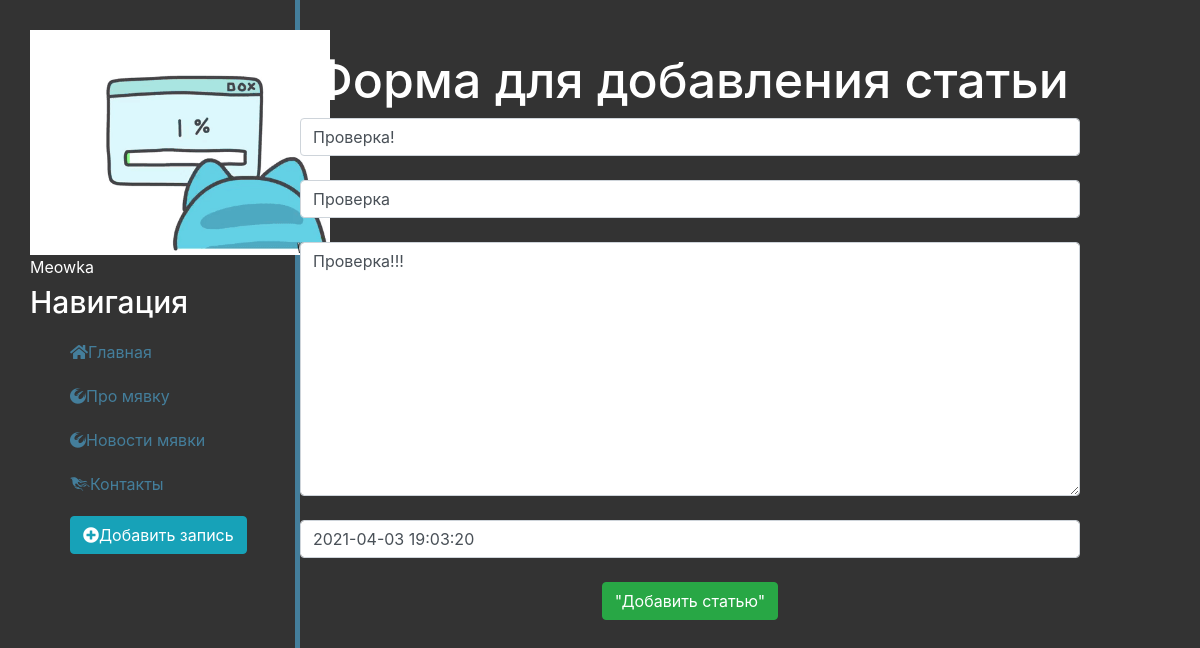
/news/1/update, run on the app's committed database.
### news/models.py (models this page shows, shortened)
class Article(models.Model):
    title=models.CharField("Название", max_length=200,default='Пошел на хуй') #создаю поле на ограниченное число символов
    anons=models.CharField("Анонс", max_length=200,default='Пошел на хуй')
    full_text=models.TextField("Статья")#создаем поле с большим кол-вом симоволов
    date=models.DateTimeField("Дата и время публикации")
    class Meta:
        verbose_name='Новость'
        verbose_name_plural = 'Новости'

### news/views.py (the view)
# urls.py: path('<int:pk>/update', views.NewsUpdateView.as_view(), name="news-update"),
class NewsUpdateView(UpdateView):
    model=Article
    template_name = "news/create.html"
    form_class = ArticleForm

### news/forms.py
class ArticleForm(ModelForm):
    class Meta:
        model=Article
        fields={'title','anons','full_text','date'}
        widgets={"title":TextInput(attrs={"class":"form-control",
                                          "placeholder":"Название статьи"}),
                 "anons": TextInput(attrs={"class": "form-control",
                                           "placeholder": "Анонс статьи"}),
                 "date": DateTimeInput(attrs={"class": "form-control"
                                           }),
                 "full_text": Textarea(attrs={"class": "form-control",
                                           "placeholder": "Текст статьи"})
                 }

### news/templates/news/create.html (shortened to what this page needs)
{% extends 'main/layout.html' %}
{% block content %}
    <div class="features">
        <h1>Форма для добавления статьи</h1>
        <form method="post" >
            {{ form.title }}<br>
            {{ form.anons }}<br>
            {{ form.full_text }}<br>
            {{ form.date }}<br>
            <button class="btn btn-success" type="submit">"Добавить статью"</button>
        </form>
    </div>
{% endblock %}

### main/static/main/css/main.css (style rules this page uses)
body { background: #333333; }
main .features { float: left; color: #FFFFFF; margin-top: 50px; text-align: center; width: 65%; }
main .features h1 { font-size: 50px }

### data on the page
Article: title "Проверка!", anons "Проверка", full_text "Проверка!!!", date "2021-04-03 19:03:20"
